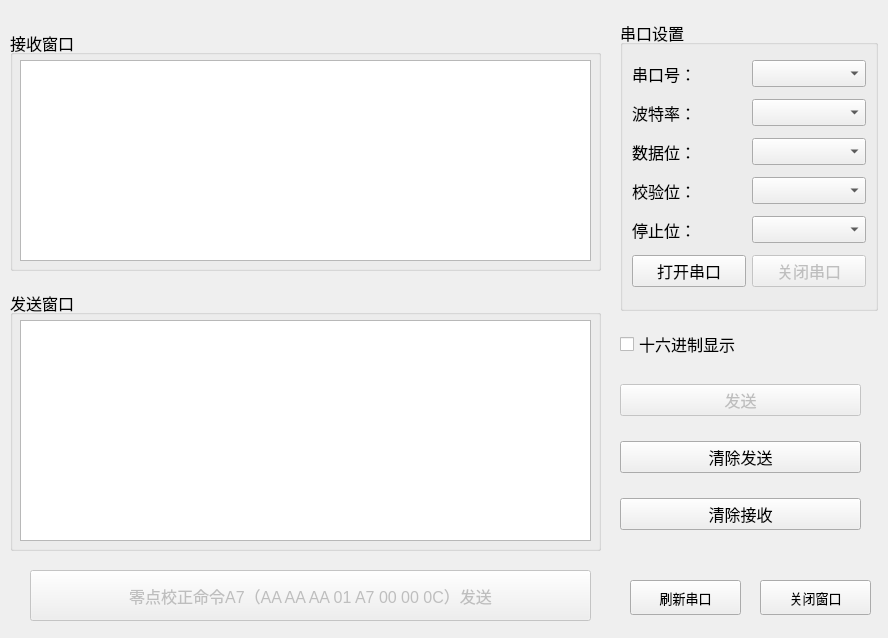
<?xml version="1.0" encoding="UTF-8"?>
<ui version="4.0">
 <class>MySerialPort</class>
 <widget class="QWidget" name="MySerialPort">
  <property name="geometry">
   <rect>
    <x>0</x>
    <y>0</y>
    <width>888</width>
    <height>638</height>
   </rect>
  </property>
  <property name="windowTitle">
   <string>Form</string>
  </property>
  <widget class="QGroupBox" name="groupBox">
   <property name="geometry">
    <rect>
     <x>620</x>
     <y>20</y>
     <width>258</width>
     <height>291</height>
    </rect>
   </property>
   <property name="font">
    <font>
     <pointsize>12</pointsize>
    </font>
   </property>
   <property name="title">
    <string>串口设置</string>
   </property>
   <layout class="QGridLayout" name="gridLayout">
    <item row="0" column="0">
     <widget class="QLabel" name="label">
      <property name="font">
       <font>
        <pointsize>12</pointsize>
       </font>
      </property>
      <property name="text">
       <string>串口号：</string>
      </property>
     </widget>
    </item>
    <item row="0" column="1">
     <widget class="QComboBox" name="comboBoxPort">
      <property name="font">
       <font>
        <pointsize>12</pointsize>
       </font>
      </property>
     </widget>
    </item>
    <item row="1" column="0">
     <widget class="QLabel" name="label_2">
      <property name="font">
       <font>
        <pointsize>12</pointsize>
       </font>
      </property>
      <property name="text">
       <string>波特率：</string>
      </property>
     </widget>
    </item>
    <item row="1" column="1">
     <widget class="QComboBox" name="comboBoxBaud">
      <property name="font">
       <font>
        <pointsize>12</pointsize>
       </font>
      </property>
     </widget>
    </item>
    <item row="2" column="0">
     <widget class="QLabel" name="label_3">
      <property name="font">
       <font>
        <pointsize>12</pointsize>
       </font>
      </property>
      <property name="text">
       <string>数据位：</string>
      </property>
     </widget>
    </item>
    <item row="2" column="1">
     <widget class="QComboBox" name="comboBoxData">
      <property name="font">
       <font>
        <pointsize>12</pointsize>
       </font>
      </property>
     </widget>
    </item>
    <item row="3" column="0">
     <widget class="QLabel" name="label_4">
      <property name="font">
       <font>
        <pointsize>12</pointsize>
       </font>
      </property>
      <property name="text">
       <string>校验位：</string>
      </property>
     </widget>
    </item>
    <item row="3" column="1">
     <widget class="QComboBox" name="comboBoxParity">
      <property name="font">
       <font>
        <pointsize>12</pointsize>
       </font>
      </property>
     </widget>
    </item>
    <item row="4" column="0">
     <widget class="QLabel" name="label_5">
      <property name="font">
       <font>
        <pointsize>12</pointsize>
       </font>
      </property>
      <property name="text">
       <string>停止位：</string>
      </property>
     </widget>
    </item>
    <item row="4" column="1">
     <widget class="QComboBox" name="comboBoxStop">
      <property name="font">
       <font>
        <pointsize>12</pointsize>
       </font>
      </property>
     </widget>
    </item>
    <item row="5" column="0">
     <widget class="QPushButton" name="pushButtonOpen">
      <property name="font">
       <font>
        <pointsize>12</pointsize>
       </font>
      </property>
      <property name="text">
       <string>打开串口</string>
      </property>
     </widget>
    </item>
    <item row="5" column="1">
     <widget class="QPushButton" name="pushButtonClose">
      <property name="enabled">
       <bool>false</bool>
      </property>
      <property name="font">
       <font>
        <pointsize>12</pointsize>
       </font>
      </property>
      <property name="text">
       <string>关闭串口</string>
      </property>
     </widget>
    </item>
   </layout>
  </widget>
  <widget class="QGroupBox" name="groupBox_5">
   <property name="geometry">
    <rect>
     <x>10</x>
     <y>30</y>
     <width>591</width>
     <height>241</height>
    </rect>
   </property>
   <property name="font">
    <font>
     <pointsize>12</pointsize>
    </font>
   </property>
   <property name="title">
    <string>接收窗口</string>
   </property>
   <widget class="QTextBrowser" name="textBrowser">
    <property name="geometry">
     <rect>
      <x>10</x>
      <y>30</y>
      <width>571</width>
      <height>201</height>
     </rect>
    </property>
   </widget>
  </widget>
  <widget class="QGroupBox" name="groupBoxMessage">
   <property name="geometry">
    <rect>
     <x>10</x>
     <y>290</y>
     <width>591</width>
     <height>261</height>
    </rect>
   </property>
   <property name="font">
    <font>
     <pointsize>12</pointsize>
    </font>
   </property>
   <property name="title">
    <string>发送窗口</string>
   </property>
   <widget class="QTextEdit" name="textEditSend">
    <property name="geometry">
     <rect>
      <x>10</x>
      <y>30</y>
      <width>571</width>
      <height>221</height>
     </rect>
    </property>
   </widget>
  </widget>
  <widget class="QWidget" name="widget" native="true">
   <property name="geometry">
    <rect>
     <x>620</x>
     <y>310</y>
     <width>241</width>
     <height>241</height>
    </rect>
   </property>
   <layout class="QVBoxLayout" name="verticalLayout">
    <item>
     <widget class="QCheckBox" name="checkBoxBit">
      <property name="font">
       <font>
        <pointsize>12</pointsize>
       </font>
      </property>
      <property name="text">
       <string>十六进制显示</string>
      </property>
     </widget>
    </item>
    <item>
     <widget class="QPushButton" name="pushButtonSend">
      <property name="enabled">
       <bool>false</bool>
      </property>
      <property name="font">
       <font>
        <pointsize>12</pointsize>
       </font>
      </property>
      <property name="text">
       <string>发送</string>
      </property>
     </widget>
    </item>
    <item>
     <widget class="QPushButton" name="pushButtonClearSend">
      <property name="font">
       <font>
        <pointsize>12</pointsize>
       </font>
      </property>
      <property name="text">
       <string>清除发送</string>
      </property>
     </widget>
    </item>
    <item>
     <widget class="QPushButton" name="pushButtonClearReceive">
      <property name="font">
       <font>
        <pointsize>12</pointsize>
       </font>
      </property>
      <property name="text">
       <string>清除接收</string>
      </property>
     </widget>
    </item>
   </layout>
  </widget>
  <widget class="QPushButton" name="pushButtonCorrect">
   <property name="enabled">
    <bool>false</bool>
   </property>
   <property name="geometry">
    <rect>
     <x>30</x>
     <y>570</y>
     <width>561</width>
     <height>51</height>
    </rect>
   </property>
   <property name="font">
    <font>
     <pointsize>12</pointsize>
    </font>
   </property>
   <property name="text">
    <string>零点校正命令A7（AA AA AA 01 A7 00 00 0C）发送</string>
   </property>
  </widget>
  <widget class="QPushButton" name="pushButtonCloseWidget">
   <property name="geometry">
    <rect>
     <x>760</x>
     <y>580</y>
     <width>111</width>
     <height>35</height>
    </rect>
   </property>
   <property name="font">
    <font>
     <pointsize>10</pointsize>
    </font>
   </property>
   <property name="text">
    <string>关闭窗口</string>
   </property>
  </widget>
  <widget class="QPushButton" name="pushButtonRefresh">
   <property name="geometry">
    <rect>
     <x>630</x>
     <y>580</y>
     <width>111</width>
     <height>35</height>
    </rect>
   </property>
   <property name="font">
    <font>
     <pointsize>10</pointsize>
    </font>
   </property>
   <property name="text">
    <string>刷新串口</string>
   </property>
  </widget>
 </widget>
 <resources/>
 <connections/>
</ui>
